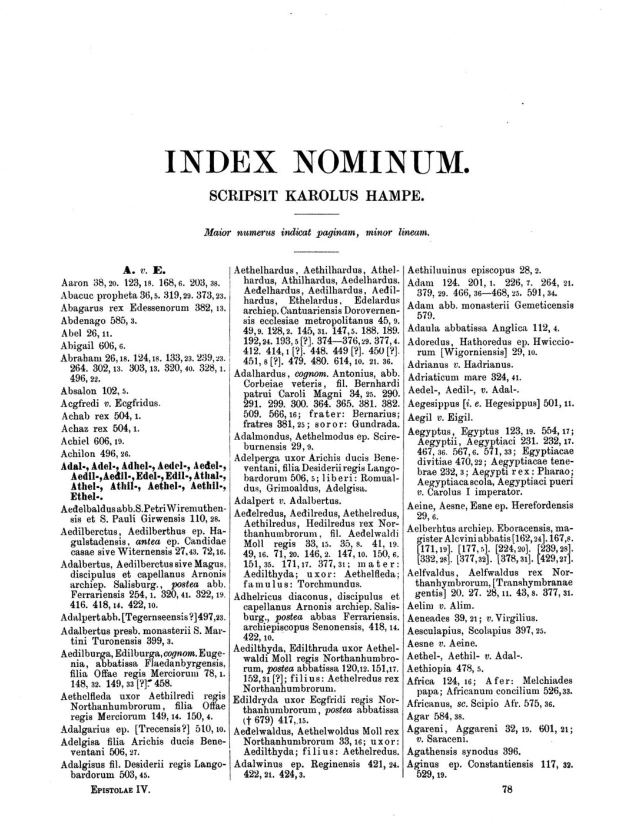
#> input picture tests/index_00/img/img.jpeg, 1243 x 1664 px, found by its file name (shown at 1/2 size)
$ python 02_ocr.py
#> lines starting #> are read from the running program, lines starting #| are printed output that depends on the picture; after the words box and inside, x2 and y2 are one past the last pixel; in counts of white or black regions, pixels touching at a corner belong together
### utility/save.py
import os
from pathlib import Path

from utility.handle import get_options, index_name


def get_relative_folder(path:str):
    i = 0
    while_loop = True
    parent = []
    while i < len(path) and while_loop == True:
        if path[i] not in [".", "..", "..."]:
            while_loop = False
        else:
            parent.append(os.pardir)
            i += 1
    if i < len(Path(__file__).parents):
        if len(path) >= 1:
            return os.path.join(
                os.path.abspath(os.path.join(os.getcwd(), *parent)),
                os.path.join(*path[i:])
            )
        return None
    else:
        ValueError("Path is invalid.")

def handle_valid_file_format(
    name:str,
    format_options:list[str]|None = None,
    warn_save:str = ""
    ):
    second = ""
    if len(name.split(".")) >= 2:
        second = name.split(".")[1]
    if format_options != None:
        second = get_options(
            input = second,
            input_options=format_options,
            message=warn_save)
    if second != "":
        return name.split(".")[0] + "." + second
    return name.split(".")[0]

def get_valid_path(
    path:str,
    abs_path:bool = False,
    # format_options and warn_save are used for forcing user to open and save image file
    # in valid format but we don't sure what files that PIL library support.
    format_options:list[str]|None = None,
    warn_save:str = ""):
    # https://stackoverflow.com/questions/41586429/
    # opencv-saving-images-to-a-particular-folder-of-choice
    # https://stackoverflow.com/questions/27844088/
    # python-get-directory-two-levels-up
    # https://stackoverflow.com/questions/14826888/
    # python-os-path-join-on-a-list
    name = handle_valid_file_format(
        name=path.split("/")[-1],
        format_options=format_options,
        warn_save=warn_save)
    path = path.split("/")[:-1]
    if abs_path == True:
        path = os.path.join(*path)
        return os.path.join("/",path, name)
    else:
        path = get_relative_folder(path)
        if path != None:
            return os.path.join(
                path,
                name
            )
        return name

# [44 lines left out: functions get_valid_ith_path, create_dir, create_text_dir, path_status, not called in this run]

### img_process_class/img_process_gray.py
from typing import Self
import cv2
import numpy as np
from img_process.blur import bilateral_blur, gauss_blur, mean_blur
from img_process.contour import contour_img
from img_process.kernel_2d import sharp_kernel_2d
from img_process.morphology import (
    canny,
    dilate,
    erode,
    opening,
    remove_noise,
    thick_font,
    thin_font
)
from img_process.threshold import threshold, threshold_adapt
from img_process.utility import gray_img, invert_img, rgb_img
from img_process_class.img_process import img_process
from utility.save import get_valid_path


class img_process_gray(img_process):
    def __init__(
            self,
            img: Self | np.ndarray | str,
            abs_path:bool = False):
        if type(img) == Self:
            self.img:np.ndarray = img.img
        elif type(img) == str:
            self.img:np.ndarray = cv2.imread(
                filename=get_valid_path(path=img, abs_path=abs_path)
            )
#> self.img is the input picture: shape (1664, 1243, 3); min 0, max 255, mean 232.9
            if self.img is None:
                raise ValueError(f"Error: The file at path '{img}' could not be loaded.")
            self.img:np.ndarray = cv2.cvtColor(src=self.img, code=cv2.COLOR_RGB2GRAY)
#> self.img: shape (1664, 1243)
        elif type(img) == np.ndarray:
            self.img:np.ndarray = gray_img(img = img)
        else:
            raise TypeError("Error: Input must be an instance of 'img_process_gray', a NumPy array, or a file path.")

    ########################################################################################################################################################
    # img_process/morphology.py

    def remove_noice(self) -> None:
        self.img = remove_noise(img=self.img)

    def thin_font(self) -> None:
        self.img = thin_font(img=self.img)

    def thick_font(self) -> None:
        self.img = thick_font(img=self.img)

    # Increase the line width of the image
    def dilate(self, kernel: np.ndarray = np.ones(shape=(5, 5), dtype= np.uint8)) -> None:
        self.img = dilate(img=self.img, kernel= kernel)

    # Decrease the line width of the image
    def erode(self, kernel: np.ndarray = np.ones(shape=(5, 5), dtype=np.uint8)) -> None:
        self.img = erode(img=self.img, kernel=kernel)

    # erosion followed by dilation
    def opening(self, kernel: np.ndarray = np.ones(shape=(5, 5), dtype=np.uint8)) -> None:
        self.img = opening(img=self.img, kernel=kernel)

    # thin edge
    def canny(self, low_thresh: int = 100, high_thresh: int = 200) -> None:
        self.img = canny(img=self.img, low_thresh=low_thresh, high_thresh=high_thresh)

    # Blur the image for getting the format of the text
    def contour_img(
        self,
        thresh_px: None | int = None,
        kernel: np.ndarray = np.ones(shape=(2, 30)),
        ksize: int = 9,
    ) -> None:
        self.img = contour_img(
            img=self.img,
            thresh_px=thresh_px,
            kernel=kernel,
            ksize=ksize,
        )

    ########################################################################################################################################################
    # img_process/threshold.py
    # Both threshold and threshold_adapt are used for making the clear distinction
    # between background and text in output image.

    def threshold(
        self,
        method: int = cv2.THRESH_BINARY + cv2.THRESH_OTSU,
        thresh_px: int = 0,
        maxval: int = 255,
    ) -> None:
        transformation = threshold(method=method, thresh_px=thresh_px, maxval=maxval)
        self.img = transformation.edit(img=self.img)


    # [22 lines left out: functions threshold_adapt, sharp_filter2d, not called in this run]

    ########################################################################################################################################################
    # img_process/blur.py

    def mean_blur(self, w: int = 15, h:int = 15, scalar: None | int = None) -> None:
        self.img = mean_blur(img=self.img, w=w,h=h, scalar=scalar)

    def gauss_blur(self, ksize_w: int = 15, ksize_h:int = 15) -> None:
        self.img = gauss_blur(img=self.img, ksize_w=ksize_w,ksize_h=ksize_h)

    def bilateral_blur(self, ksize: int = 15, effect: int = 75) -> None:
        self.img = bilateral_blur(img=self.img, ksize=ksize, effect=effect)

    ########################################################################################################################################################
    # img_process/utility.py

    # Make the black area of the image become white and vice versa
    def invert_img(self) -> None:
        self.img = invert_img(img=self.img)

    ########################################################################################################################################################
    def get_gray_img(self):
        return self.img

    def get_rgb_img(self):
        return rgb_img(img = self.img)

### img_process/threshold.py
import cv2
import numpy as np
from img_process.utility import set_px, get_ksize, gray_img
from img_process.warning import warn_thresh
from utility.handle import get_options

class threshold:
    def __init__(
        self,
        method: int = cv2.THRESH_BINARY + cv2.THRESH_OTSU,
        thresh_px: int = 0,
        maxval: int = 255,
    ):
        self.method = method
        self.thresh_px = set_px(n=thresh_px)
        self.maxval = set_px(n=maxval)

    def edit(self, img: np.ndarray) -> np.ndarray:
        img = gray_img(img = img)
        return cv2.threshold(
            src=img, thresh=self.thresh_px, maxval=self.maxval, type=self.method
        )[1]
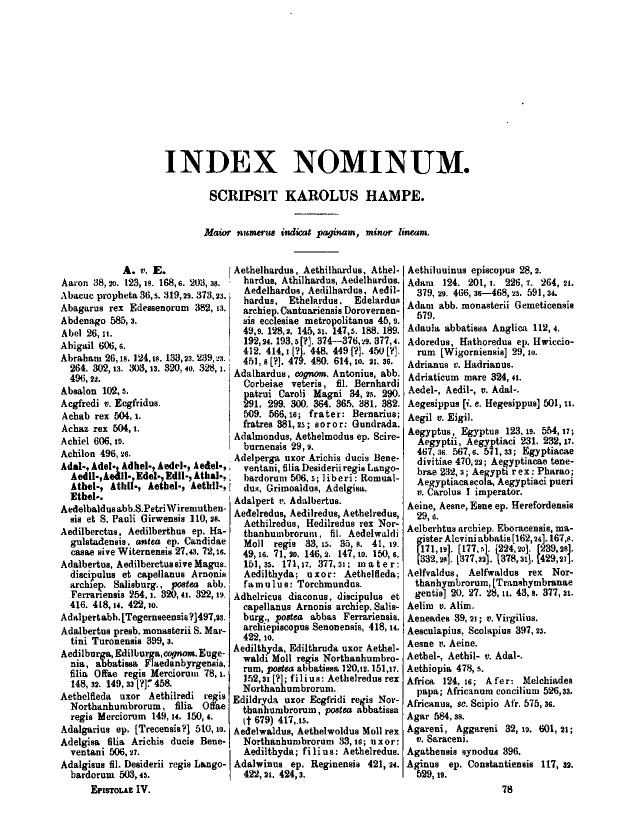
#> returned value: shape (1664, 1243) (shown at 1/2 size); 89.4% white; black in thin lines or dots, all inside (x1, y1, x2, y2) = (121, 26, 1148, 1587)

    def help() -> None:
        print(warn_thresh())


class threshold_adapt:
    # [28 lines left out: functions __init__, edit, not called in this run]

    def help() -> None:
        print(warn_thresh())

### img_process/utility.py
import cv2
import numpy as np

from img_process.warning import warn_valid_img

# Make the black area of the image become white and vice versa
def invert_img(img: np.ndarray) -> np.ndarray:
    return cv2.bitwise_not(src=img)

def get_ksize(n: int) -> int:
    n = int(n)
    if n < 3:
        return 3
    else:
        if n % 2 == 1:
            return n
        else:
            return n + 1

def set_px(n: int) -> int:
    if n < 0:
        return 0
    elif n > 255:
        return 255
    else:
        return n

def get_size(
    size: int | None, maxval: int, default_size: int = 0
) -> int:
    if type(size) == int:
        if size < 0:
            return 0
        elif size > maxval:
            return maxval
        else:
            return size
    else:
        return default_size

def gray_img(img: np.ndarray) -> np.ndarray:
    if len(img.shape) == 3:
        return cv2.cvtColor(src=img, code=cv2.COLOR_RGB2GRAY)
    elif len(img.shape) == 2:
        return np.copy(img)
    else:
        raise ValueError(warn_valid_img())

def rgb_img(img: np.ndarray) -> np.ndarray:
    if len(img.shape) == 3:
        return np.copy(img)
    elif len(img.shape) == 2:
        return cv2.cvtColor(src=img, code=cv2.COLOR_GRAY2RGB)
    else:
        raise ValueError(warn_valid_img())

def check_img(img: np.ndarray) -> np.ndarray:
    if len(img.shape) in [2,3]:
        return img
    else:
        raise ValueError(warn_valid_img())

def get_rgb(rgb:list[int]|tuple[int]|int) -> list[int]:
    if isinstance(rgb, int):
        return [0, 0, set_px(rgb)]
    else:
        if len(rgb) == 0:
            return [0, 0, 255]
        elif len(rgb) == 1:
            return [0, 0, set_px(rgb[0])]
        elif len(rgb) == 2:
            return [0, set_px(rgb[1]), set_px(rgb[0])]
        else:
            return [set_px(rgb[2]), set_px(rgb[1]), set_px(rgb[0])]

"""
Reference
1. Tesseract OCR Tutorial
* https://nanonets.com/blog/ocr-with-tesseract/
2. How to Open an Image in Python with PIL
* https://youtu.be/UxYJxcdLrs0?si=biuELY46TWTwhqvX

"""

### img_process/contour.py
import cv2
import numpy as np
from img_process.utility import get_ksize
from img_process.warning import warn_sort_contours
from utility.handle import get_options
from img_process.threshold import threshold
from img_process.utility import get_rgb, check_img, set_px

#-----------------------------------------------------------------------------------------

'''
What is contour in image processing ?

Contours can be explained simply as a curve joining all the continuous points
(along the boundary), having same color or intensity. The contours are a useful tool for
dealing with image with columns of text e.g. bill, table of contents page etc. in the
context of OCR.

Reference
-   https://youtu.be/9FCw1xo_s0I?si=nkbaYLAZCLCSGUe5
-   https://docs.opencv.org/3.4/d4/d73/tutorial_py_contours_begin.html
'''

#-----------------------------------------------------------------------------------------

# Get the array of rectangles that indicate the boundary of text in img image.
# It is recommended to transform the input image using contour_img before use this function.
def get_contours(img: np.ndarray) -> list:
    contours, hierarchy = cv2.findContours(
        image=img,
        mode=cv2.RETR_LIST,
        method=cv2.CHAIN_APPROX_SIMPLE
    )
    output = []
    for i in contours:
        output.append(cv2.boundingRect(i))
    return output

#-----------------------------------------------------------------------------------------

# Blur the image for getting the format of the text
def contour_img(
    img: np.ndarray,
    thresh_px: int = 0,
    kernel: np.ndarray = np.ones(shape=(2, 30)),
    ksize: int = 9,
) -> np.ndarray:
    # 1. Blur the image.
#> called with thresh_px = 0, kernel = array of shape (13, 3), ksize = 9
    ksize = get_ksize(n=ksize)
    img = cv2.GaussianBlur(src=img, ksize=(ksize, ksize), sigmaX=0)
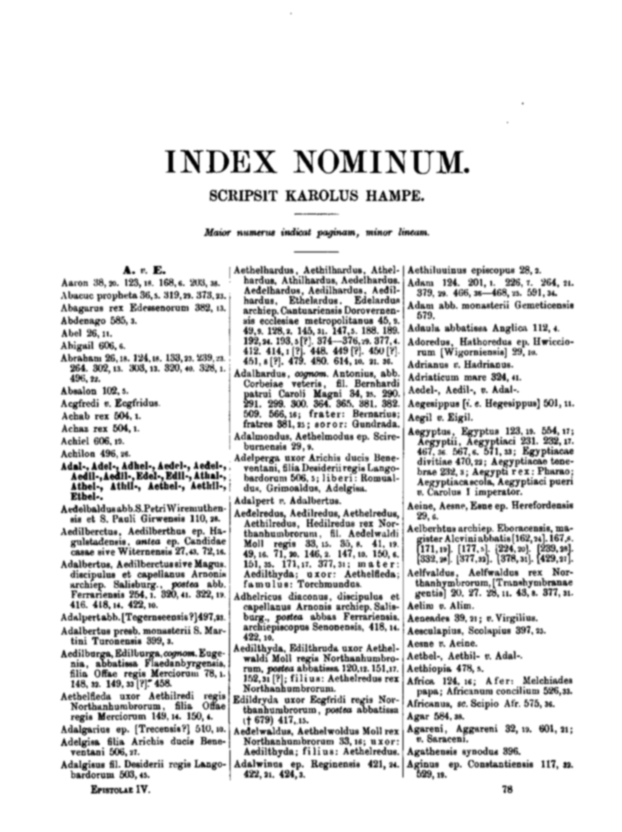
#> img: shape (1664, 1243) (shown at 1/2 size); min 0, max 255, mean 228.1
    # 2. Make the clear distinction between background and text in output image.
    transformation = threshold(
        method=cv2.THRESH_BINARY_INV + cv2.THRESH_OTSU,
        thresh_px=thresh_px,
        maxval=255)
#> (the rest of the program and of its run is left out)
